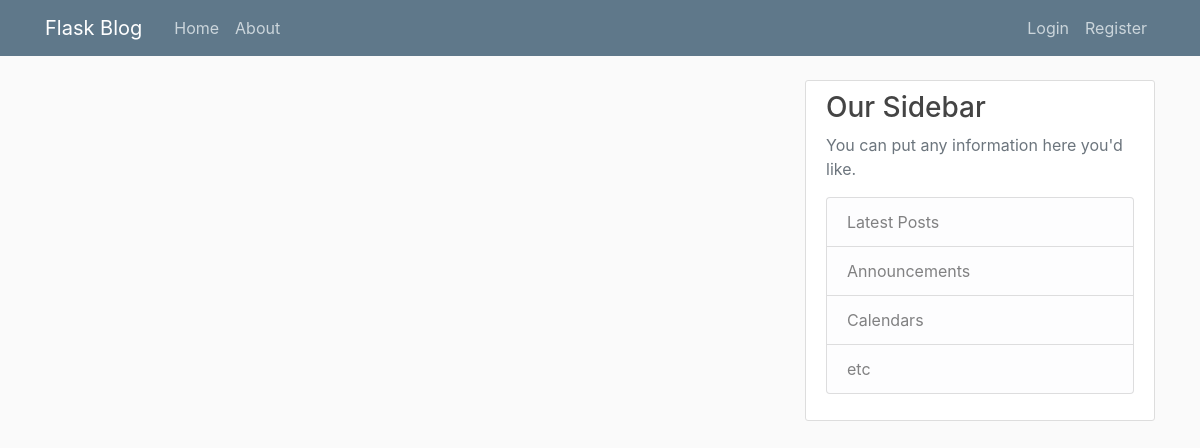
Page /home on the earlier database version.
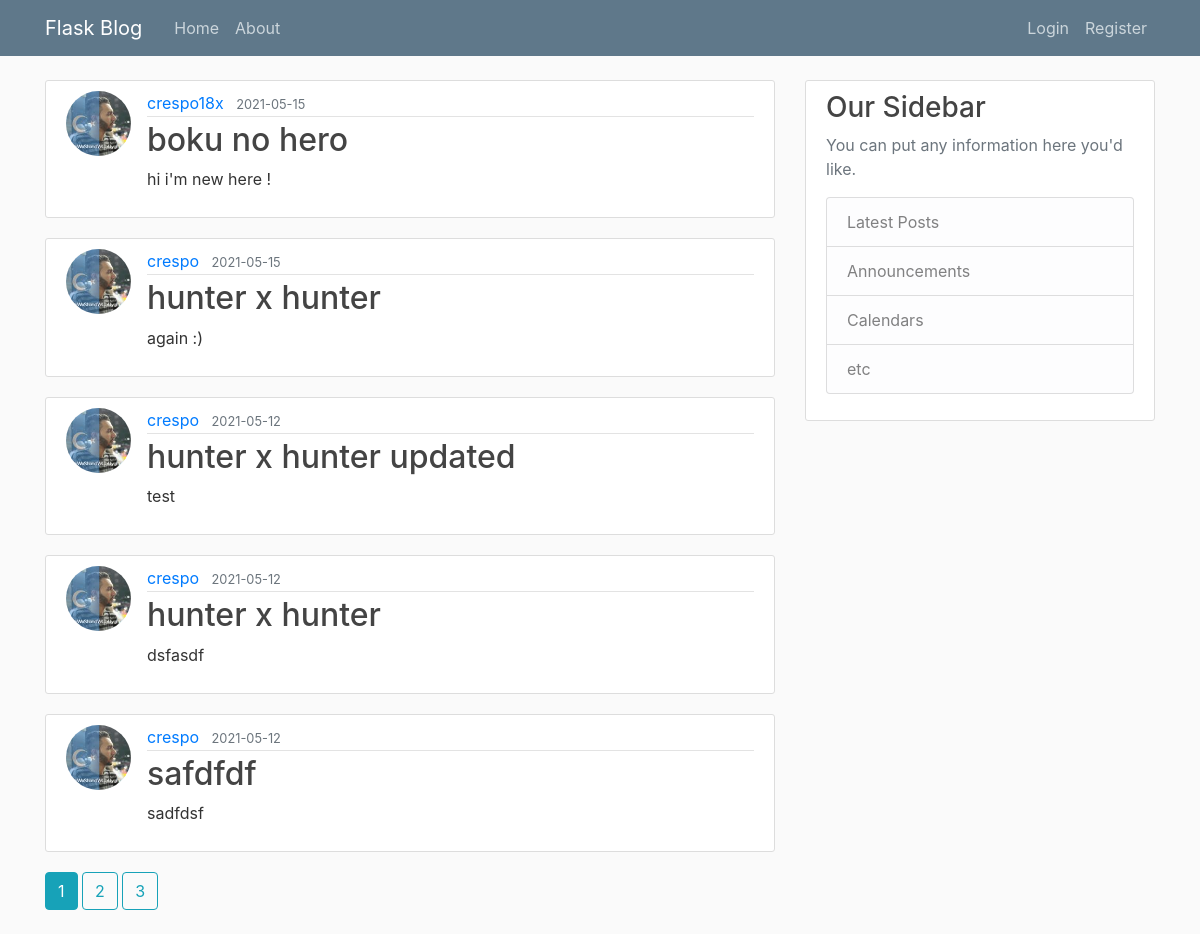
Same page on the later database version.
### FlaskBlog/models.py (models this page shows, shortened)
class Post(db.Model):
    id = db.Column(db.Integer, primary_key=True)
    title = db.Column(db.String(100), nullable=False)
    date_posted = db.Column(db.DateTime, nullable=False, default=datetime.utcnow)
    content = db.Column(db.Text, nullable=False)
    user_id = db.Column(db.Integer, db.ForeignKey('user.id'), nullable=False)

class User(db.Model, UserMixin):
    id = db.Column(db.Integer, primary_key=True)
    username = db.Column(db.String(20), unique=True, nullable=False)
    email = db.Column(db.String(120), unique=True, nullable=False)
    image_file = db.Column(db.String(20), nullable=False, default='default.jpg')
    password = db.Column(db.String(60), nullable=False)
    posts = db.relationship('Post', backref='author', lazy=True)

### FlaskBlog/main/views.py (the view)
@main.route("/")
@main.route("/home")
def home():
    page = request.args.get('page', 1, type=int)
    posts = Post.query.order_by(Post.date_posted.desc()).paginate(page=page, per_page=5)
    return render_template('home.html', posts=posts)

### FlaskBlog/templates/home.html (shortened to what this page needs)
{% extends 'base.html' %}
{% block content %}
{% for post in posts.items %}
    <article class="media content-section">
        <img class="rounded-circle article-img" src="{{ url_for('static', filename='avatar/' + post.author.image_file) }}">
        <div class="media-body">
            <div class="article-metadata">
                <a class="mr-2" href="{{ url_for('users.user_posts', username=post.author.username ) }}">{{ post.author.username }}</a>
                <small class="text-muted">{{ post.date_posted.strftime('%Y-%m-%d') }}</small>
            </div>
            <h2><a class="article-title" href="{{ url_for('posts.post', post_id=post.id) }}">{{ post.title }}</a></h2>
            <p class="article-content">{{ post.content }}</p>
        </div>
    </article>
{% endfor %}
{% for page_num in posts.iter_pages(left_edge=1, right_edge=1, left_current=1, right_current=2)%}
    {% if page_num %}
        {% if posts.page == page_num %}
            <a class="btn btn-info mb-4" href="{{ url_for('main.home', page=page_num) }}">{{ page_num}}</a>
            {% else %}
            <a class="btn btn-outline-info mb-4" href="{{ url_for('main.home', page=page_num) }}">{{ page_num}}</a>
            {% endif %}
    {% endif %}
{% endfor %}
{% endblock %}

### FlaskBlog/templates/base.html (shortened to what this page needs)
<!DOCTYPE html>
<html lang="en">
<head>
    <link rel="stylesheet" href="https://cdn.jsdelivr.net/npm/bootstrap@4.6.0/dist/css/bootstrap.min.css">
    <link rel="stylesheet" href=" {{ url_for('static', filename='style.css')}} ">
</head>
<body>
<header class="site-header">
    <nav class="navbar navbar-expand-md navbar-dark bg-steel fixed-top">
      <div class="container">
        <a class="navbar-brand mr-4" href="/">Flask Blog</a>
        <div class="collapse navbar-collapse" id="navbarToggle">
          <div class="navbar-nav mr-auto">
            <a class="nav-item nav-link" href="{{ url_for('main.home') }}">Home</a>
            <a class="nav-item nav-link" href="{{ url_for('main.about') }}">About</a>
          </div>
          <div class="navbar-nav">
            {% if current_user.is_authenticated %}
              <a class="nav-item nav-link" href="{{ url_for('posts.new_post') }}">New Post</a>
              <a class="nav-item nav-link" href="{{ url_for('users.account') }}">Account</a>
              <a class="nav-item nav-link" href="{{ url_for('users.logout') }}">Logout</a>
            {% else %}
              <a class="nav-item nav-link" href="{{ url_for('users.login') }}">Login</a>
              <a class="nav-item nav-link" href="{{ url_for('users.register') }}">Register</a>
            {% endif %}
          </div>
        </div>
      </div>
    </nav>
  </header>
    <main role="main" class="container">
  <div class="row">
    <div class="col-md-8">
      {% block content %}{% endblock %}
    </div>
    <div class="col-md-4">
      <div class="content-section">
        <h3>Our Sidebar</h3>
        <p class='text-muted'>You can put any information here you'd like.
          <ul class="list-group">
            <li class="list-group-item list-group-item-light">Latest Posts</li>
            <li class="list-group-item list-group-item-light">Announcements</li>
            <li class="list-group-item list-group-item-light">Calendars</li>
            <li class="list-group-item list-group-item-light">etc</li>
          </ul>
        </p>
      </div>
    </div>
  </div>
</main>
</body>
</html>

### FlaskBlog/static/style.css (style rules this page uses)
body { background: #fafafa; color: #333333; margin-top: 5rem; }
h1, h2, h3, h4, h5, h6 { color: #444444; }
.bg-steel { background-color: #5f788a; }
.site-header .navbar-nav .nav-link { color: #cbd5db; }
.content-section { background: #ffffff; padding: 10px 20px; border: 1px solid #dddddd; border-radius: 3px; margin-bottom: 20px; }
.article-title { color: #444444; }
.article-content { white-space: pre-line; }
.article-img { height: 65px; width: 65px; margin-right: 16px; }
.article-metadata { padding-bottom: 1px; margin-bottom: 4px; border-bottom: 1px solid #e3e3e3 }

Differences in the rows shown:
added Post: image_file (picture), author.username "crespo18x", date_posted "2021-05-15", title "boku no hero", content "hi i'm new here !"
added Post: image_file (picture), author.username "crespo", date_posted "2021-05-15", title "hunter x hunter", content "again :)"
added Post: image_file (picture), author.username "crespo", date_posted "2021-05-12", title "hunter x hunter updated", content "test"
added Post: image_file (picture), author.username "crespo", date_posted "2021-05-12", title "hunter x hunter", content "dsfasdf"
added Post: image_file (picture), author.username "crespo", date_posted "2021-05-12", title "safdfdf", content "sadfdsf"
Other differences:
new list line: "1"
new list line: "2"
new list line: "3"
